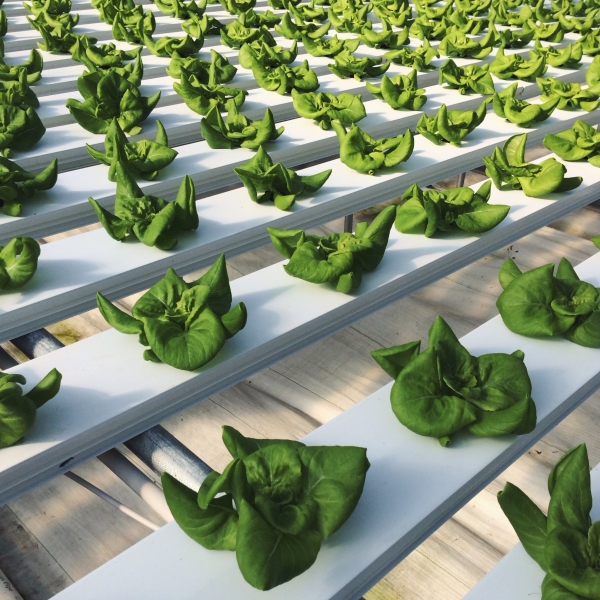
#> input picture test/data/plant_4.jpg, 600 x 600 px
$ python edge_detect.py --image ../../test/data/plant_4.jpg
#> lines starting #> are read from the running program, lines starting #| are printed output that depends on the picture; after the words box and inside, x2 and y2 are one past the last pixel; in counts of white or black regions, pixels touching at a corner belong together
#import necessary packages
import cv2
import numpy as numpy
import argparse

# construct the argument parser and parse the arguments
ap = argparse.ArgumentParser()
ap.add_argument("-i", "--image", required = True,
help = "path to the image dataset")
args = vars(ap.parse_args())

#load the image and convert to grayscale , blur
image = cv2.imread(args["image"])
#> image is the input picture: shape (600, 600, 3); mean B, G, R 112.3, 141, 128.5
gray = cv2.cvtColor(image, cv2.COLOR_BGR2GRAY)
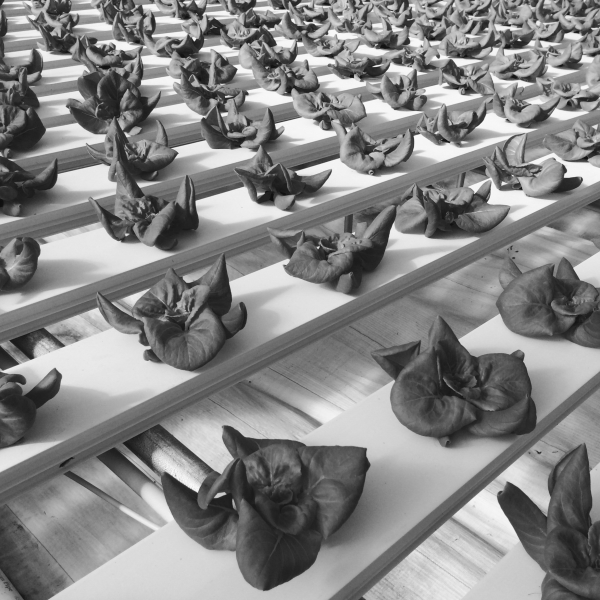
#> gray: shape (600, 600); min 15, max 249, mean 134
blurred = cv2.GaussianBlur(gray, (5,5), 0)
#edge detection
canny = cv2.Canny(gray,40,100)
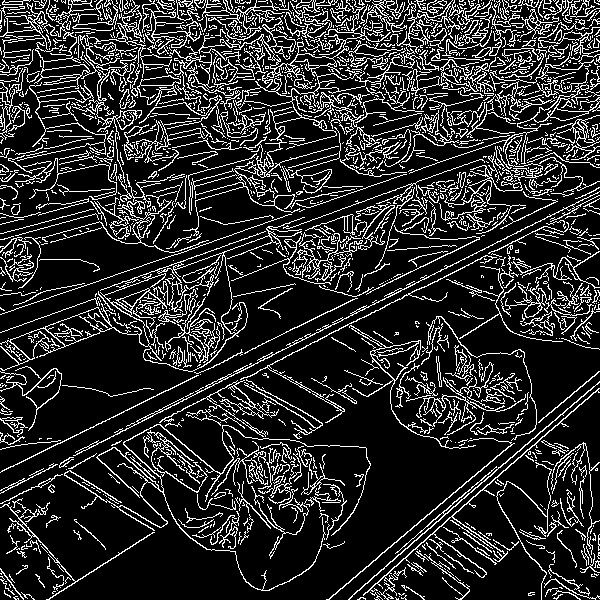
#> canny: shape (600, 600); 17.2% white in thin lines or dots
dilation = cv2.dilate(canny,None,iterations = 1)
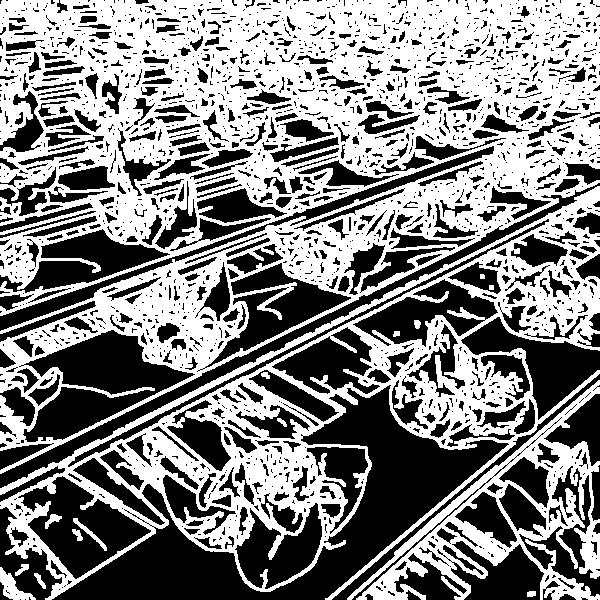
#> dilation: shape (600, 600); 52% white; 1981 black regions (1468 under 20 px), largest, box (x1, y1, x2, y2) and area: (52, 385, 509, 600) 24983, (19, 330, 195, 442) 8858, (18, 476, 151, 579) 6108
cv2.imshow("Edge detected image",dilation)
cv2.waitKey(0)
